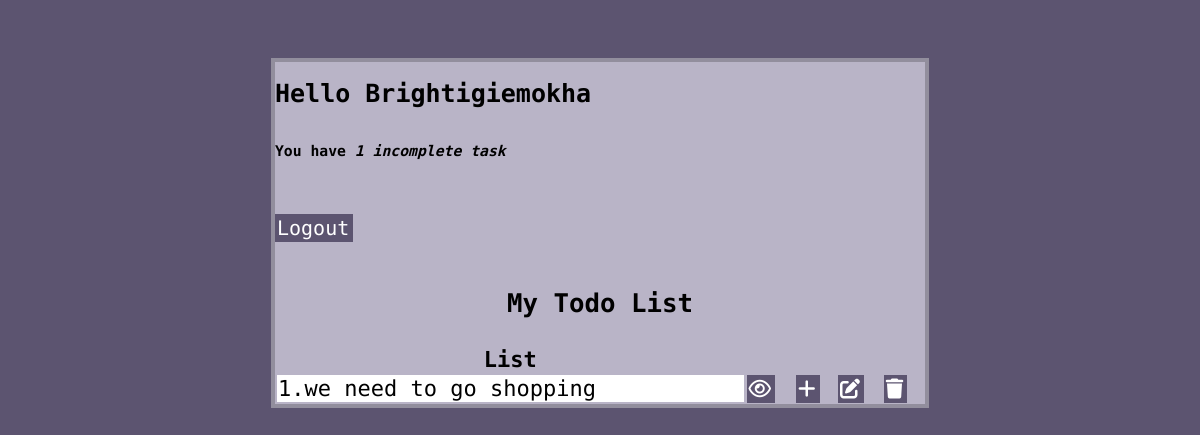
Page / (signed in) on the earlier database version.
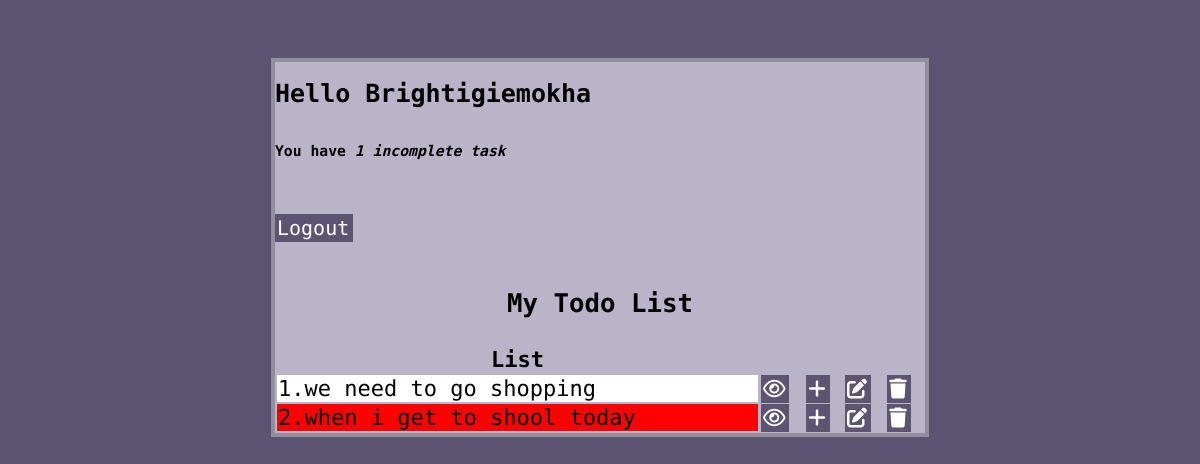
Same page on the later database version.
### todoapp/models.py (models this page shows)
class Task(models.Model):
    user = models.ForeignKey(User, on_delete=models.CASCADE, null=True, blank=True)
    title = models.CharField(max_length=100, null=True)
    description = models.TextField(null=True, blank=True)
    complete = models.BooleanField(default=False)
    created = models.DateTimeField(auto_now_add=True)

### todoapp/views.py (the view)
# urls.py: path('', TaskList.as_view(), name="task"),
class TaskList(LoginRequiredMixin, ListView):
    model = Task
    context_object_name = 'task'
    def get_context_data(self, **kwargs):
        context = super().get_context_data(**kwargs)
        context['task'] = context['task'].filter(user=self.request.user)
        context['count'] = context['task'].filter(complete=False).count()
        return context

### todoapp/templates/todoapp/task_list.html (shortened to what this page needs)
{% extends 'todoapp/task_main.html' %}
{% block content %}
<div class="header">
    <div>
        <h1>Hello {{ request.user|title }}</h1>
        <h6>You have <i>{{ count }} incomplete task{{ count|pluralize:'s' }}</i></h6>
    </div>
</div>
{% if request.user.is_authenticated %}
<p><a href="{% url 'logout' %}">Logout</a></p>
{% else %}
    <p><a href="{% url 'login' %}">Login</a></p>
{% endif %}
<h3>My Todo List</h3>
<table>
    <tr>
        <th>List</th>
    </tr>
    {% for todo in task %}
    <tr>
        {% if todo.complete == True %}
        <td style="background-color: red;">{{forloop.counter}}.{{todo.title}}</td>
        {% else %}
        <td style="background-color: white;">{{forloop.counter}}.{{todo.title}}</td>
        {% endif %}
        <td><a href="{% url 'todo-detail'  todo.id %}"><i class="fa-sharp fa-regular fa-eye" title="View"></i></a></td>
        <td><a href="{% url 'todo-create' %}"><i class="fa-solid fa-plus" title="Add"></i></a></td>
        <td><a href="{% url 'todo-update' todo.id %}"><i class="fa-solid fa-pen-to-square" title="Edit"></i></a></td>
        <td><a href="{% url 'todo-delete' todo.id %}"><i class="fa-solid fa-trash" title="Delete"></i></a></td>
    </tr>
    {% empty %}
    <h3> No Task set yet </h3>
    <a href="{% url 'todo-create' %}">Add New Tasks</a>
    {% endfor %}
</table>
{% endblock content %}

### todoapp/templates/todoapp/task_main.html (shortened to what this page needs)
{% load static %}
<!DOCTYPE html>
<html lang="en">
<head>
</head>
<body>
    <div class="container">
        {% block content %}
        {% endblock content %}
    </div>
</body>
</html>

### todoapp/templates/todoapp/task_main.html (style rules this page uses)
body { background-color: #5C5470; font-family:'Roboto Mono', monospace; font-size: 22px; padding-top: 50px }
.container { display: flex; flex-direction: column; background-color: #B9B4C7; margin: auto; max-width: 650px; -webkit-box-shadow: 2px 2px 13px -4px rgba(0, 0, 0, 0.21); box-shadow: 2px 2px 13px -4pc rgba(0, 0, 0, 0.21); border: rgba(0, 0, 0, 0.21) solid 4px; }
h3 { text-align: center; }
h1 { font-size: 25px; }
a { border: 2px solid #5C5470; color: white; background-color: #5C5470; font-size: 20px; padding-right: 2px; margin-right: 2px; text-decoration: none; text-align: right; }

Differences in the rows shown:
added Task: title "when i get to shool today"
